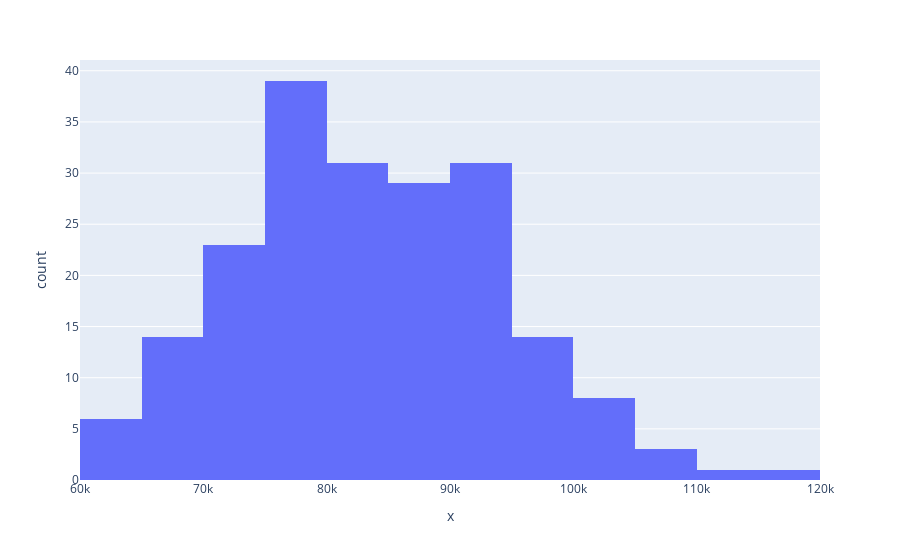

The notebook cell this image was saved under:
### Code cell
import plotly.express as px
df = px.data.tips()
fig = px.histogram(df, x=sample_median)
fig.show()

### Figure 1 — Plotly figure (JSON) as saved in the notebook; plotly's stock layout.template omitted (floating-point values rounded to 4 significant figures; data arrays with more than 128 entries replaced by an {"elided": "..."} marker saying what was removed)
{"data": [{"alignmentgroup": "True", "bingroup": "x", "hovertemplate": "x=%{x}<br>count=%{y}<extra></extra>", "legendgroup": "", "marker": {"color": "#636efa", "pattern": {"shape": ""}}, "name": "", "offsetgroup": "", "orientation": "v", "showlegend": false, "type": "histogram", "x": {"elided": "200 float values"}, "xaxis": "x", "yaxis": "y"}], "layout": {"barmode": "relative", "legend": {"tracegroupgap": 0}, "margin": {"t": 60}, "xaxis": {"anchor": "y", "domain": [0, 1], "title": {"text": "x"}}, "yaxis": {"anchor": "x", "domain": [0, 1], "title": {"text": "count"}}}}
